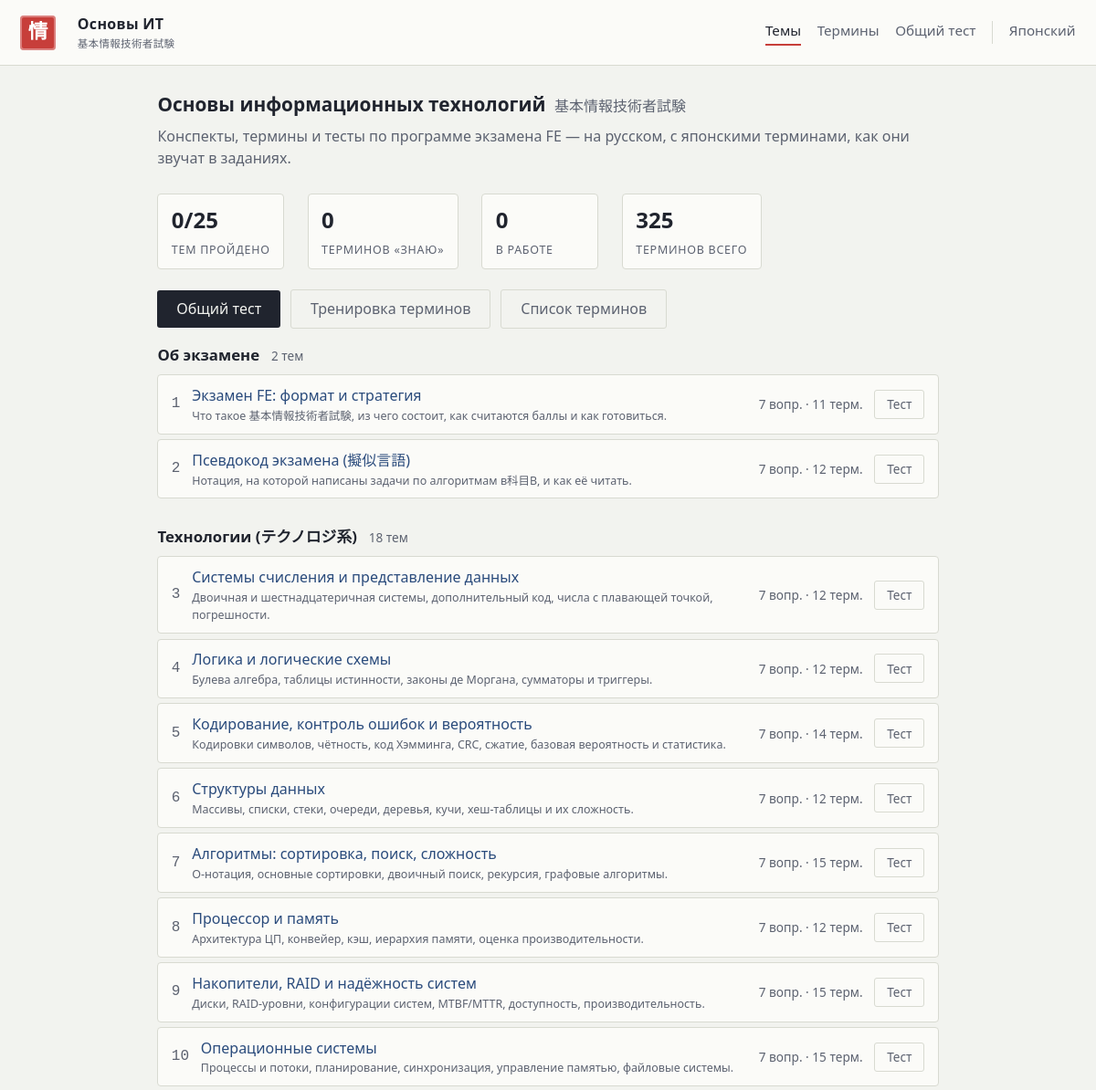
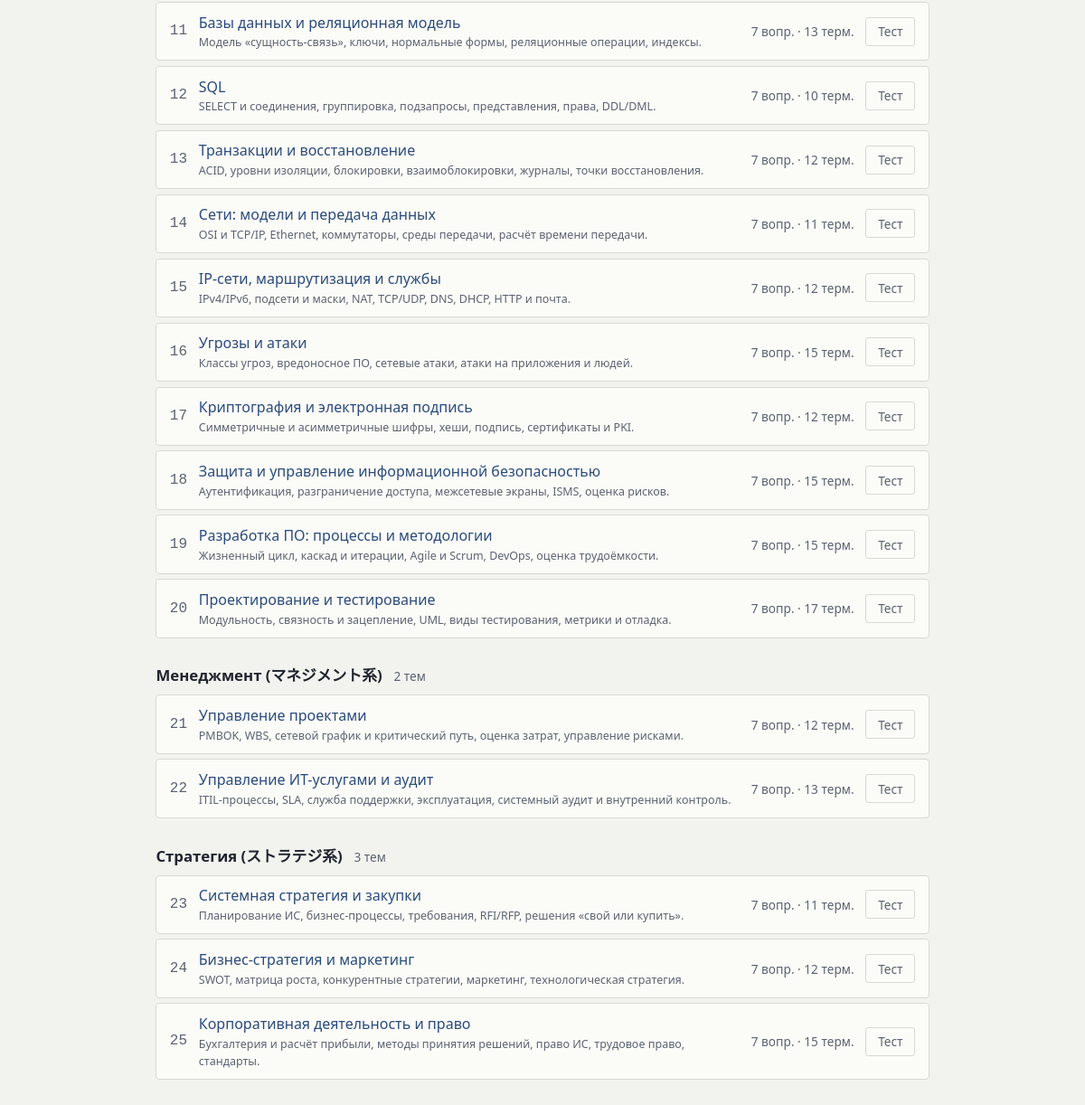
/fe, run on the app's committed database (2 pictures, top to bottom).
### tables this page shows
CREATE TABLE fe_topic (
    id      TEXT PRIMARY KEY,
    ord     INTEGER NOT NULL,
    area    TEXT NOT NULL,                 -- technology | management | strategy | exam
    title   TEXT NOT NULL,
    summary TEXT NOT NULL DEFAULT '',
    body    TEXT NOT NULL DEFAULT ''       -- HTML статьи
);

### app/routers/pages.py (the view)
@router.get("/fe")
async def fe_index(request: Request):
    conn = await db.get_db()
    topics = await content.fetch(conn, "SELECT * FROM fe_topic ORDER BY ord")
    state = await progress.topic_map(conn)
    counts = await content.fetch(
        conn, "SELECT topic_id, COUNT(*) AS n FROM fe_question GROUP BY topic_id")
    question_count = {r["topic_id"]: r["n"] for r in counts}
    term_counts = await content.fetch(
        conn, "SELECT topic_id, COUNT(*) AS n FROM fe_term GROUP BY topic_id")
    terms_count = {r["topic_id"]: r["n"] for r in term_counts}
    areas: list[dict] = []
    for topic in topics:
        if not areas or areas[-1]["id"] != topic["area"]:
            areas.append({"id": topic["area"], "title": AREAS.get(topic["area"], topic["area"]),
                          "topics": []})
        areas[-1]["topics"].append({**topic, "state": state.get(topic["id"], {}),
                                    "questions": question_count.get(topic["id"], 0),
                                    "terms": terms_count.get(topic["id"], 0)})
    total_terms = sum(terms_count.values())
    return templates.TemplateResponse(request, "fe/index.html", {
        "areas": areas,
        "done": sum(1 for t in topics if state.get(t["id"], {}).get("completed_at")),
        "total": len(topics),
        "term_marks": await marks.counts(conn, "fe_term", total_terms),
        "total_terms": total_terms,
    })

### app/templates/fe/index.html (shortened to what this page needs)
{% extends "base.html" %}
{% block content %}
<h1>Основы информационных технологий<span class="jp">基本情報技術者試験</span></h1>
<p class="lead">Конспекты, термины и тесты по программе экзамена FE — на русском,
с японскими терминами, как они звучат в заданиях.</p>
<div class="stat-row">
  <div class="stat"><b>{{ done }}/{{ total }}</b><span>тем пройдено</span></div>
  <div class="stat"><b>{{ term_marks.known }}</b><span>терминов «знаю»</span></div>
  <div class="stat"><b>{{ term_marks.hard + term_marks.learning }}</b><span>в работе</span></div>
  <div class="stat"><b>{{ total_terms }}</b><span>терминов всего</span></div>
</div>
<div class="toolbar">
  <a class="btn" href="/fe/quiz?mode=all">Общий тест</a>
  <a class="btn ghost" href="/fe/quiz?mode=terms">Тренировка терминов</a>
  <a class="btn ghost" href="/fe/terms">Список терминов</a>
</div>
{% for area in areas %}
<section class="chapter">
  <div class="chapter-head"><h2>{{ area.title }}</h2>
    <span class="muted">{{ area.topics | length }} тем</span></div>
  {% for topic in area.topics %}
  <div class="topic {% if topic.state.completed_at %}done{% endif %}">
    <span class="num mono muted">{{ topic.ord }}</span>
    <span class="name">
      <a href="/fe/{{ topic.id }}">{{ topic.title }}</a>
      <small>{{ topic.summary }}</small>
    </span>
    <span class="muted small">{{ topic.questions }} вопр. · {{ topic.terms }} терм.</span>
    <a class="btn small ghost" href="/fe/quiz?topic={{ topic.id }}">Тест</a>
  </div>
  {% endfor %}
</section>
{% endfor %}
{% endblock %}

### app/templates/base.html (shortened to what this page needs)
<!doctype html>
<html lang="ru">
<head>
<link rel="stylesheet" href="{{ static_url('style.css') }}">
</head>
<body>
{% set path = request.url.path %}
{% set fe = path.startswith('/fe') %}
<header>
  <a class="hanko" href="/" aria-hidden="true">{% if fe %}情{% else %}語{% endif %}</a>
  <div class="brand">
    {% if fe %}Основы ИТ<small>基本情報技術者試験</small>
    {% else %}Тренажёр японского<small>ことばの練習</small>{% endif %}
  </div>
  <nav>
    {% if fe %}
      <a href="/fe" class="{% if path == '/fe' %}active{% endif %}">Темы</a>
      <a href="/fe/terms" class="{% if path == '/fe/terms' %}active{% endif %}">Термины</a>
      <a href="/fe/quiz?mode=all">Общий тест</a>
      <a href="/">Японский</a>
    {% endif %}
  </nav>
</header>
<main class="{% block main_class %}{% endblock %}">
{% block content %}{% endblock %}
</main>
</body>
</html>

### app/static/style.css (style rules this page uses)
:root { --paper: #f2f3ef; --card: #fbfbf8; --ink: #20242e; --ink-soft: #5c6270; --ai: #2a4b7c; --shu: #c73e3a; --matcha: #4f7d5c; --kuchiba: #b5813f; --line: #d8dad1; --grid: #e7e8e0; --jp-serif: "Noto Serif JP", "Hiragino Mincho ProN", "Yu Mincho", "MS PMincho", serif; --ui: system-ui, "Segoe UI", Roboto, sans-serif; --mono: "Cascadia Code", Consolas, monospace; }
* { box-sizing: border-box; }
body { margin: 0; background: var(--paper); color: var(--ink); font-family: var(--ui); font-size: 16px; line-height: 1.55; }
a { color: var(--ai); text-decoration: none; }
header { display: flex; align-items: center; gap: 1.5rem; padding: .9rem 1.4rem; border-bottom: 1px solid var(--line); background: var(--card); }
.hanko { width: 2.4rem; height: 2.4rem; display: grid; place-items: center; background: var(--shu); color: #fff; font-family: var(--jp-serif); font-size: 1.35rem; font-weight: 700; border-radius: 4px; box-shadow: inset 0 0 0 2px rgba(255,255,255,.35); user-select: none; text-decoration: none; }
.brand { font-weight: 600; letter-spacing: .02em; }
.brand small { display: block; font-weight: 400; color: var(--ink-soft); font-size: .72rem; }
nav { margin-left: auto; display: flex; gap: 1.1rem; flex-wrap: wrap; }
nav a { color: var(--ink-soft); font-size: .95rem; padding-bottom: .15rem; }
nav a.active { color: var(--ink); border-bottom: 2px solid var(--shu); }
main { max-width: 900px; margin: 0 auto; padding: 1.6rem 1.4rem 4rem; }
h1 { font-size: 1.3rem; font-weight: 600; margin: 0 0 .4rem; }
h1 .jp { font-family: var(--jp-serif); color: var(--ink-soft); font-weight: 400; margin-left: .6rem; font-size: 1rem; }
h2 { font-size: 1.05rem; font-weight: 600; margin: 2rem 0 .8rem; }
.lead { color: var(--ink-soft); margin: 0 0 1.6rem; }
.btn { display: inline-block; font: inherit; padding: .5rem 1.3rem; cursor: pointer; background: var(--ink); color: var(--paper); border: none; border-radius: 3px; text-decoration: none; }
.btn.ghost { background: transparent; color: var(--ink-soft); border: 1px solid var(--line); }
.btn.small { padding: .28rem .8rem; font-size: .85rem; }
.muted { color: var(--ink-soft); }
.small { font-size: .85rem; }
.mono { font-family: var(--mono); }
.stat-row { display: flex; gap: 1.6rem; flex-wrap: wrap; margin-bottom: 1.4rem; }
.stat { background: var(--card); border: 1px solid var(--line); border-radius: 4px; padding: .6rem .9rem; min-width: 8rem; }
.stat b { display: block; font-size: 1.5rem; font-weight: 600; }
.stat span { color: var(--ink-soft); font-size: .78rem; text-transform: uppercase; letter-spacing: .06em; }
.chapter { margin-bottom: 1.8rem; }
.chapter-head { display: flex; align-items: baseline; gap: .8rem; margin-bottom: .5rem; }
.chapter-head h2 { margin: 0; }
.chapter-head .muted { font-size: .85rem; }
.toolbar { display: flex; gap: .7rem; flex-wrap: wrap; margin-bottom: 1rem; align-items: center; }
.topic { display: flex; align-items: center; gap: .8rem; padding: .6rem .9rem; margin-bottom: .35rem; background: var(--card); border: 1px solid var(--line); border-radius: 4px; }
.topic .name { flex: 1; min-width: 0; }
.topic .name small { display: block; color: var(--ink-soft); font-size: .78rem; }

### data on the page
fe_topic: title "Об экзамене", topics|length "2", ord "1", title "Экзамен FE: формат и стратегия", summary "Что такое 基本情報技術者試験, из чего состоит, как считаются баллы и как готовиться.", questions "7", terms "11"
fe_topic: ord "2", title "Псевдокод экзамена (擬似言語)", summary "Нотация, на которой написаны задачи по алгоритмам в科目B, и как её читать.", questions "7", terms "12"
fe_topic: title "Технологии (テクノロジ系)", topics|length "18", ord "3", title "Системы счисления и представление данных", summary "Двоичная и шестнадцатеричная системы, дополнительный код, числа с плавающей точкой, погрешности.", questions "7", terms "12"
fe_topic: ord "4", title "Логика и логические схемы", summary "Булева алгебра, таблицы истинности, законы де Моргана, сумматоры и триггеры.", questions "7", terms "12"
fe_topic: ord "5", title "Кодирование, контроль ошибок и вероятность", summary "Кодировки символов, чётность, код Хэмминга, CRC, сжатие, базовая вероятность и статистика.", questions "7", terms "14"
fe_topic: ord "6", title "Структуры данных", summary "Массивы, списки, стеки, очереди, деревья, кучи, хеш-таблицы и их сложность.", questions "7", terms "12"
fe_topic: ord "7", title "Алгоритмы: сортировка, поиск, сложность", summary "O-нотация, основные сортировки, двоичный поиск, рекурсия, графовые алгоритмы.", questions "7", terms "15"
fe_topic: ord "8", title "Процессор и память", summary "Архитектура ЦП, конвейер, кэш, иерархия памяти, оценка производительности.", questions "7", terms "12"
fe_topic: ord "9", title "Накопители, RAID и надёжность систем", summary "Диски, RAID-уровни, конфигурации систем, MTBF/MTTR, доступность, производительность.", questions "7", terms "15"
fe_topic: ord "10", title "Операционные системы", summary "Процессы и потоки, планирование, синхронизация, управление памятью, файловые системы.", questions "7", terms "15"
fe_topic: ord "11", title "Базы данных и реляционная модель", summary "Модель «сущность-связь», ключи, нормальные формы, реляционные операции, индексы.", questions "7", terms "13"
fe_topic: ord "12", title "SQL", summary "SELECT и соединения, группировка, подзапросы, представления, права, DDL/DML.", questions "7", terms "10"
fe_topic: ord "13", title "Транзакции и восстановление", summary "ACID, уровни изоляции, блокировки, взаимоблокировки, журналы, точки восстановления.", questions "7", terms "12"
fe_topic: ord "14", title "Сети: модели и передача данных", summary "OSI и TCP/IP, Ethernet, коммутаторы, среды передачи, расчёт времени передачи.", questions "7", terms "11"
fe_topic: ord "15", title "IP-сети, маршрутизация и службы", summary "IPv4/IPv6, подсети и маски, NAT, TCP/UDP, DNS, DHCP, HTTP и почта.", questions "7", terms "12"
fe_topic: ord "16", title "Угрозы и атаки", summary "Классы угроз, вредоносное ПО, сетевые атаки, атаки на приложения и людей.", questions "7", terms "15"
fe_topic: ord "17", title "Криптография и электронная подпись", summary "Симметричные и асимметричные шифры, хеши, подпись, сертификаты и PKI.", questions "7", terms "12"
fe_topic: ord "18", title "Защита и управление информационной безопасностью", summary "Аутентификация, разграничение доступа, межсетевые экраны, ISMS, оценка рисков.", questions "7", terms "15"
fe_topic: ord "19", title "Разработка ПО: процессы и методологии", summary "Жизненный цикл, каскад и итерации, Agile и Scrum, DevOps, оценка трудоёмкости.", questions "7", terms "15"
fe_topic: ord "20", title "Проектирование и тестирование", summary "Модульность, связность и зацепление, UML, виды тестирования, метрики и отладка.", questions "7", terms "17"
fe_topic: title "Менеджмент (マネジメント系)", topics|length "2", ord "21", title "Управление проектами", summary "PMBOK, WBS, сетевой график и критический путь, оценка затрат, управление рисками.", questions "7", terms "12"
fe_topic: ord "22", title "Управление ИТ-услугами и аудит", summary "ITIL-процессы, SLA, служба поддержки, эксплуатация, системный аудит и внутренний контроль.", questions "7", terms "13"
fe_topic: title "Стратегия (ストラテジ系)", topics|length "3", ord "23", title "Системная стратегия и закупки", summary "Планирование ИС, бизнес-процессы, требования, RFI/RFP, решения «свой или купить».", questions "7", terms "11"
fe_topic: ord "24", title "Бизнес-стратегия и маркетинг", summary "SWOT, матрица роста, конкурентные стратегии, маркетинг, технологическая стратегия.", questions "7", terms "12"
fe_topic: ord "25", title "Корпоративная деятельность и право", summary "Бухгалтерия и расчёт прибыли, методы принятия решений, право ИС, трудовое право, стандарты.", questions "7", terms "15"

### other printed values
{{ done }} "0"
{{ total }} "25"
{{ term_marks.known }} "0"
{{ term_marks.hard + term_marks.learning }} "0"
{{ total_terms }} "325"
